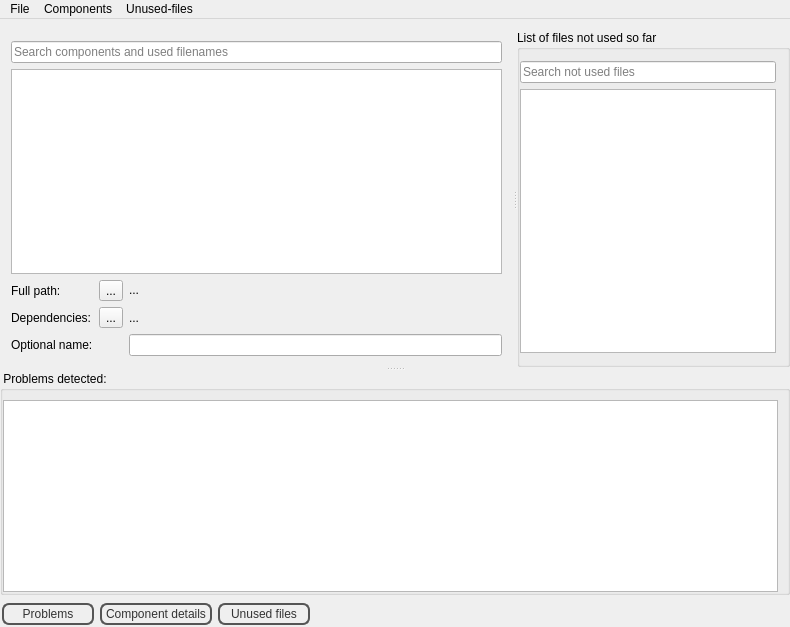
<?xml version="1.0" encoding="UTF-8"?>
<ui version="4.0">
 <class>MainWindow</class>
 <widget class="QMainWindow" name="MainWindow">
  <property name="geometry">
   <rect>
    <x>0</x>
    <y>0</y>
    <width>790</width>
    <height>627</height>
   </rect>
  </property>
  <property name="windowTitle">
   <string>Files to features tool</string>
  </property>
  <property name="dockNestingEnabled">
   <bool>true</bool>
  </property>
  <property name="dockOptions">
   <set>QMainWindow::AllowNestedDocks|QMainWindow::AllowTabbedDocks|QMainWindow::AnimatedDocks|QMainWindow::VerticalTabs</set>
  </property>
  <widget class="QWidget" name="centralWidget">
   <layout class="QVBoxLayout" name="verticalLayout_4">
    <property name="leftMargin">
     <number>0</number>
    </property>
    <property name="rightMargin">
     <number>0</number>
    </property>
    <property name="bottomMargin">
     <number>0</number>
    </property>
    <item>
     <widget class="QSplitter" name="splitter_2">
      <property name="orientation">
       <enum>Qt::Vertical</enum>
      </property>
      <widget class="QSplitter" name="splitter">
       <property name="sizePolicy">
        <sizepolicy hsizetype="Expanding" vsizetype="MinimumExpanding">
         <horstretch>0</horstretch>
         <verstretch>10</verstretch>
        </sizepolicy>
       </property>
       <property name="orientation">
        <enum>Qt::Horizontal</enum>
       </property>
       <widget class="QWidget" name="widget" native="true">
        <property name="sizePolicy">
         <sizepolicy hsizetype="Preferred" vsizetype="Preferred">
          <horstretch>10</horstretch>
          <verstretch>0</verstretch>
         </sizepolicy>
        </property>
        <layout class="QVBoxLayout" name="verticalLayout_6">
         <item>
          <widget class="QLineEdit" name="lineSearchComponents">
           <property name="placeholderText">
            <string>Search components and used filenames</string>
           </property>
          </widget>
         </item>
         <item>
          <widget class="QTreeView" name="treeComponents">
           <property name="sizePolicy">
            <sizepolicy hsizetype="Expanding" vsizetype="MinimumExpanding">
             <horstretch>0</horstretch>
             <verstretch>0</verstretch>
            </sizepolicy>
           </property>
           <property name="minimumSize">
            <size>
             <width>160</width>
             <height>0</height>
            </size>
           </property>
           <property name="toolTip">
            <string>Add files by move items from the not-used-files view to a component and remove files by moving items from a component to the not-used-files view.</string>
           </property>
           <property name="dragEnabled">
            <bool>true</bool>
           </property>
           <property name="dragDropMode">
            <enum>QAbstractItemView::DragDrop</enum>
           </property>
           <property name="selectionMode">
            <enum>QAbstractItemView::ExtendedSelection</enum>
           </property>
          </widget>
         </item>
         <item>
          <widget class="QWidget" name="widgetComponentDetails" native="true">
           <layout class="QGridLayout" name="gridLayout">
            <property name="margin">
             <number>0</number>
            </property>
            <item row="0" column="0">
             <widget class="QLabel" name="label">
              <property name="sizePolicy">
               <sizepolicy hsizetype="Fixed" vsizetype="Preferred">
                <horstretch>0</horstretch>
                <verstretch>0</verstretch>
               </sizepolicy>
              </property>
              <property name="text">
               <string>Full path:</string>
              </property>
             </widget>
            </item>
            <item row="0" column="1">
             <widget class="QToolButton" name="btnChangeSubdir">
              <property name="text">
               <string>...</string>
              </property>
              <property name="icon">
               <iconset theme="folder">
                <normaloff/>
               </iconset>
              </property>
             </widget>
            </item>
            <item row="0" column="2">
             <widget class="QLabel" name="labelPath">
              <property name="text">
               <string>...</string>
              </property>
              <property name="textInteractionFlags">
               <set>Qt::TextBrowserInteraction</set>
              </property>
             </widget>
            </item>
            <item row="1" column="0">
             <widget class="QLabel" name="label_2">
              <property name="sizePolicy">
               <sizepolicy hsizetype="Fixed" vsizetype="Preferred">
                <horstretch>0</horstretch>
                <verstretch>0</verstretch>
               </sizepolicy>
              </property>
              <property name="text">
               <string>Dependencies:</string>
              </property>
             </widget>
            </item>
            <item row="1" column="1">
             <widget class="QToolButton" name="btnChangeDepends">
              <property name="text">
               <string>...</string>
              </property>
             </widget>
            </item>
            <item row="1" column="2">
             <widget class="QLabel" name="labelDepends">
              <property name="text">
               <string>...</string>
              </property>
             </widget>
            </item>
            <item row="2" column="0">
             <widget class="QLabel" name="label_3">
              <property name="text">
               <string>Optional name:</string>
              </property>
             </widget>
            </item>
            <item row="2" column="2">
             <widget class="QLineEdit" name="lineEdit"/>
            </item>
           </layout>
          </widget>
         </item>
        </layout>
       </widget>
       <widget class="QGroupBox" name="groupBox">
        <property name="sizePolicy">
         <sizepolicy hsizetype="Minimum" vsizetype="Preferred">
          <horstretch>0</horstretch>
          <verstretch>0</verstretch>
         </sizepolicy>
        </property>
        <property name="minimumSize">
         <size>
          <width>100</width>
          <height>0</height>
         </size>
        </property>
        <property name="baseSize">
         <size>
          <width>100</width>
          <height>0</height>
         </size>
        </property>
        <property name="title">
         <string>List of files not used so far</string>
        </property>
        <layout class="QVBoxLayout" name="verticalLayout">
         <property name="leftMargin">
          <number>0</number>
         </property>
         <item>
          <widget class="QLineEdit" name="lineSearchUnusedFiles">
           <property name="sizePolicy">
            <sizepolicy hsizetype="Minimum" vsizetype="Fixed">
             <horstretch>0</horstretch>
             <verstretch>0</verstretch>
            </sizepolicy>
           </property>
           <property name="minimumSize">
            <size>
             <width>100</width>
             <height>0</height>
            </size>
           </property>
           <property name="placeholderText">
            <string>Search not used files</string>
           </property>
          </widget>
         </item>
         <item>
          <widget class="QTreeView" name="treeFiles">
           <property name="sizePolicy">
            <sizepolicy hsizetype="Minimum" vsizetype="Expanding">
             <horstretch>0</horstretch>
             <verstretch>0</verstretch>
            </sizepolicy>
           </property>
           <property name="minimumSize">
            <size>
             <width>100</width>
             <height>0</height>
            </size>
           </property>
           <property name="toolTip">
            <string>Use drag and drop to move one or more files  to a component</string>
           </property>
           <property name="dragEnabled">
            <bool>true</bool>
           </property>
           <property name="dragDropMode">
            <enum>QAbstractItemView::DragDrop</enum>
           </property>
           <property name="selectionMode">
            <enum>QAbstractItemView::ExtendedSelection</enum>
           </property>
          </widget>
         </item>
        </layout>
       </widget>
      </widget>
      <widget class="QGroupBox" name="groupProblems">
       <property name="sizePolicy">
        <sizepolicy hsizetype="Preferred" vsizetype="Minimum">
         <horstretch>0</horstretch>
         <verstretch>0</verstretch>
        </sizepolicy>
       </property>
       <property name="minimumSize">
        <size>
         <width>0</width>
         <height>50</height>
        </size>
       </property>
       <property name="title">
        <string> Problems detected:</string>
       </property>
       <layout class="QVBoxLayout" name="verticalLayout_2">
        <property name="leftMargin">
         <number>0</number>
        </property>
        <property name="topMargin">
         <number>9</number>
        </property>
        <property name="rightMargin">
         <number>9</number>
        </property>
        <property name="bottomMargin">
         <number>0</number>
        </property>
        <item>
         <widget class="QListWidget" name="listProblems"/>
        </item>
       </layout>
      </widget>
     </widget>
    </item>
    <item>
     <widget class="QWidget" name="bottomFrame" native="true">
      <property name="styleSheet">
       <string notr="true">#bottomFrame {
border: none;
background: qlineargradient(x1: 0, y1: 0, x2: 0, y2: 1,
stop: 0 #a6a6a6, stop: 0.08 #7f7f7f,
stop: 0.39999 #717171, stop: 0.4 #626262,
stop: 0.9 #4c4c4c, stop: 1 #333333);
}
#bottomFrame QPushButton {
color: #333;
border: 2px solid #555;
border-radius: 7px;
padding: 2px;
padding-left:4px;
padding-right:4px;
background: qradialgradient(cx: 0.3, cy: -0.4,
fx: 0.3, fy: -0.4,
radius: 1.35, stop: 0 #fff, stop: 1 #888);
min-width: 80px;
}

#bottomFrame QPushButton:hover {
background: qradialgradient(cx: 0.3, cy: -0.4,
fx: 0.3, fy: -0.4,
radius: 1.35, stop: 0 #fff, stop: 1 #bbb);
}

#bottomFrame QPushButton:pressed {
background: qradialgradient(cx: 0.4, cy: -0.1,
fx: 0.4, fy: -0.1,
radius: 1.35, stop: 0 #fff, stop: 1 #ddd);
}

#bottomFrame QPushButton:checked {
background: qradialgradient(cx: 0.4, cy: -0.1,
fx: 0.4, fy: -0.1,
radius: 1.35, stop: 0 #fff, stop: 1 #ddd);
}

</string>
      </property>
      <layout class="QHBoxLayout" name="horizontalLayout">
       <property name="margin">
        <number>2</number>
       </property>
       <item>
        <widget class="QPushButton" name="btnShowProblems">
         <property name="toolTip">
          <string>&lt;html&gt;&lt;head/&gt;&lt;body&gt;&lt;p&gt;Show problems section.&lt;/p&gt;&lt;p&gt;The red number (if any) next to the label indicates how many proplems have been found.&lt;/p&gt;&lt;/body&gt;&lt;/html&gt;</string>
         </property>
         <property name="text">
          <string>Problems</string>
         </property>
         <property name="icon">
          <iconset theme="document-properties"/>
         </property>
         <property name="iconSize">
          <size>
           <width>24</width>
           <height>24</height>
          </size>
         </property>
         <property name="checkable">
          <bool>true</bool>
         </property>
         <property name="checked">
          <bool>true</bool>
         </property>
        </widget>
       </item>
       <item>
        <widget class="QPushButton" name="btnShowComponentDetails">
         <property name="toolTip">
          <string>&lt;html&gt;&lt;head/&gt;&lt;body&gt;&lt;p&gt;Show component details below the component tree.&lt;/p&gt;&lt;p&gt;Allows to edit the path, dependencies and optional name.&lt;/p&gt;&lt;/body&gt;&lt;/html&gt;</string>
         </property>
         <property name="text">
          <string>Component details</string>
         </property>
         <property name="icon">
          <iconset theme="document-properties"/>
         </property>
         <property name="checkable">
          <bool>true</bool>
         </property>
         <property name="checked">
          <bool>true</bool>
         </property>
        </widget>
       </item>
       <item>
        <widget class="QPushButton" name="btnShowUnusedFiles">
         <property name="toolTip">
          <string>&lt;html&gt;&lt;head/&gt;&lt;body&gt;&lt;p&gt;Show unused-files section on the left side of the window&lt;/p&gt;&lt;/body&gt;&lt;/html&gt;</string>
         </property>
         <property name="text">
          <string>Unused files</string>
         </property>
         <property name="icon">
          <iconset theme="document-properties"/>
         </property>
         <property name="checkable">
          <bool>true</bool>
         </property>
         <property name="checked">
          <bool>true</bool>
         </property>
        </widget>
       </item>
       <item>
        <spacer name="horizontalSpacer">
         <property name="orientation">
          <enum>Qt::Horizontal</enum>
         </property>
         <property name="sizeHint" stdset="0">
          <size>
           <width>40</width>
           <height>20</height>
          </size>
         </property>
        </spacer>
       </item>
      </layout>
     </widget>
    </item>
   </layout>
  </widget>
  <widget class="QMenuBar" name="menuBar">
   <property name="geometry">
    <rect>
     <x>0</x>
     <y>0</y>
     <width>790</width>
     <height>27</height>
    </rect>
   </property>
   <widget class="QMenu" name="menuComponents">
    <property name="title">
     <string>Components</string>
    </property>
    <addaction name="actionSynchronize_with_file_system"/>
    <addaction name="separator"/>
    <addaction name="actionAdd_component"/>
    <addaction name="actionRemove_selected_components"/>
    <addaction name="separator"/>
    <addaction name="actionExpand_all"/>
    <addaction name="actionExpand_all_missing_files_only"/>
    <addaction name="actionCollapse_all"/>
   </widget>
   <widget class="QMenu" name="menuFile">
    <property name="title">
     <string>File</string>
    </property>
    <addaction name="actionClear_and_propose_component_structure"/>
    <addaction name="actionSave"/>
    <addaction name="separator"/>
    <addaction name="actionQuit"/>
   </widget>
   <widget class="QMenu" name="menuUnused_files">
    <property name="title">
     <string>Unused-files</string>
    </property>
    <addaction name="actionExpand_all_2"/>
    <addaction name="actionCollapse_all_2"/>
    <addaction name="separator"/>
   </widget>
   <addaction name="menuFile"/>
   <addaction name="menuComponents"/>
   <addaction name="menuUnused_files"/>
  </widget>
  <action name="actionDetectRemoved">
   <property name="icon">
    <iconset theme="edit-find-replace">
     <normaloff/>
    </iconset>
   </property>
   <property name="text">
    <string>Detect moved and deleted files</string>
   </property>
  </action>
  <action name="actionSave">
   <property name="icon">
    <iconset theme="document-save">
     <normaloff/>
    </iconset>
   </property>
   <property name="text">
    <string>Save</string>
   </property>
  </action>
  <action name="actionQuit">
   <property name="icon">
    <iconset theme="application-exit">
     <normaloff/>
    </iconset>
   </property>
   <property name="text">
    <string>Quit</string>
   </property>
  </action>
  <action name="actionSynchronize_with_file_system">
   <property name="icon">
    <iconset theme="view-refresh"/>
   </property>
   <property name="text">
    <string>Synchronize with file system</string>
   </property>
   <property name="toolTip">
    <string>&lt;html&gt;&lt;head/&gt;&lt;body&gt;&lt;p&gt;This will detect new files and removed files and update the problems section&lt;/p&gt;&lt;/body&gt;&lt;/html&gt;</string>
   </property>
  </action>
  <action name="actionAdd_component">
   <property name="icon">
    <iconset theme="list-add"/>
   </property>
   <property name="text">
    <string>Add subcomponent</string>
   </property>
  </action>
  <action name="actionRemove_selected_components">
   <property name="icon">
    <iconset theme="list-remove"/>
   </property>
   <property name="text">
    <string>Remove selected components</string>
   </property>
  </action>
  <action name="actionExpand_all">
   <property name="text">
    <string>Expand all</string>
   </property>
  </action>
  <action name="actionCollapse_all">
   <property name="text">
    <string>Collapse all</string>
   </property>
  </action>
  <action name="actionExpand_all_2">
   <property name="text">
    <string>Expand all</string>
   </property>
  </action>
  <action name="actionCollapse_all_2">
   <property name="text">
    <string>Collapse all</string>
   </property>
  </action>
  <action name="actionExpand_all_missing_files_only">
   <property name="text">
    <string>Expand all missing files only</string>
   </property>
  </action>
  <action name="actionClear_and_propose_component_structure">
   <property name="icon">
    <iconset theme="document-new"/>
   </property>
   <property name="text">
    <string>Clear and propose component structure</string>
   </property>
  </action>
 </widget>
 <layoutdefault spacing="6" margin="11"/>
 <resources/>
 <connections>
  <connection>
   <sender>btnShowProblems</sender>
   <signal>toggled(bool)</signal>
   <receiver>groupProblems</receiver>
   <slot>setVisible(bool)</slot>
   <hints>
    <hint type="sourcelabel">
     <x>35</x>
     <y>610</y>
    </hint>
    <hint type="destinationlabel">
     <x>185</x>
     <y>417</y>
    </hint>
   </hints>
  </connection>
  <connection>
   <sender>btnShowUnusedFiles</sender>
   <signal>toggled(bool)</signal>
   <receiver>groupBox</receiver>
   <slot>setVisible(bool)</slot>
   <hints>
    <hint type="sourcelabel">
     <x>317</x>
     <y>613</y>
    </hint>
    <hint type="destinationlabel">
     <x>531</x>
     <y>364</y>
    </hint>
   </hints>
  </connection>
  <connection>
   <sender>btnShowComponentDetails</sender>
   <signal>toggled(bool)</signal>
   <receiver>widgetComponentDetails</receiver>
   <slot>setVisible(bool)</slot>
   <hints>
    <hint type="sourcelabel">
     <x>211</x>
     <y>616</y>
    </hint>
    <hint type="destinationlabel">
     <x>130</x>
     <y>365</y>
    </hint>
   </hints>
  </connection>
  <connection>
   <sender>actionCollapse_all</sender>
   <signal>triggered()</signal>
   <receiver>treeComponents</receiver>
   <slot>collapseAll()</slot>
   <hints>
    <hint type="sourcelabel">
     <x>-1</x>
     <y>-1</y>
    </hint>
    <hint type="destinationlabel">
     <x>255</x>
     <y>173</y>
    </hint>
   </hints>
  </connection>
  <connection>
   <sender>actionExpand_all</sender>
   <signal>triggered()</signal>
   <receiver>treeComponents</receiver>
   <slot>expandAll()</slot>
   <hints>
    <hint type="sourcelabel">
     <x>-1</x>
     <y>-1</y>
    </hint>
    <hint type="destinationlabel">
     <x>255</x>
     <y>173</y>
    </hint>
   </hints>
  </connection>
  <connection>
   <sender>actionCollapse_all_2</sender>
   <signal>triggered()</signal>
   <receiver>treeFiles</receiver>
   <slot>collapseAll()</slot>
   <hints>
    <hint type="sourcelabel">
     <x>-1</x>
     <y>-1</y>
    </hint>
    <hint type="destinationlabel">
     <x>652</x>
     <y>231</y>
    </hint>
   </hints>
  </connection>
  <connection>
   <sender>actionExpand_all_2</sender>
   <signal>triggered()</signal>
   <receiver>treeFiles</receiver>
   <slot>expandAll()</slot>
   <hints>
    <hint type="sourcelabel">
     <x>-1</x>
     <y>-1</y>
    </hint>
    <hint type="destinationlabel">
     <x>652</x>
     <y>231</y>
    </hint>
   </hints>
  </connection>
 </connections>
</ui>
